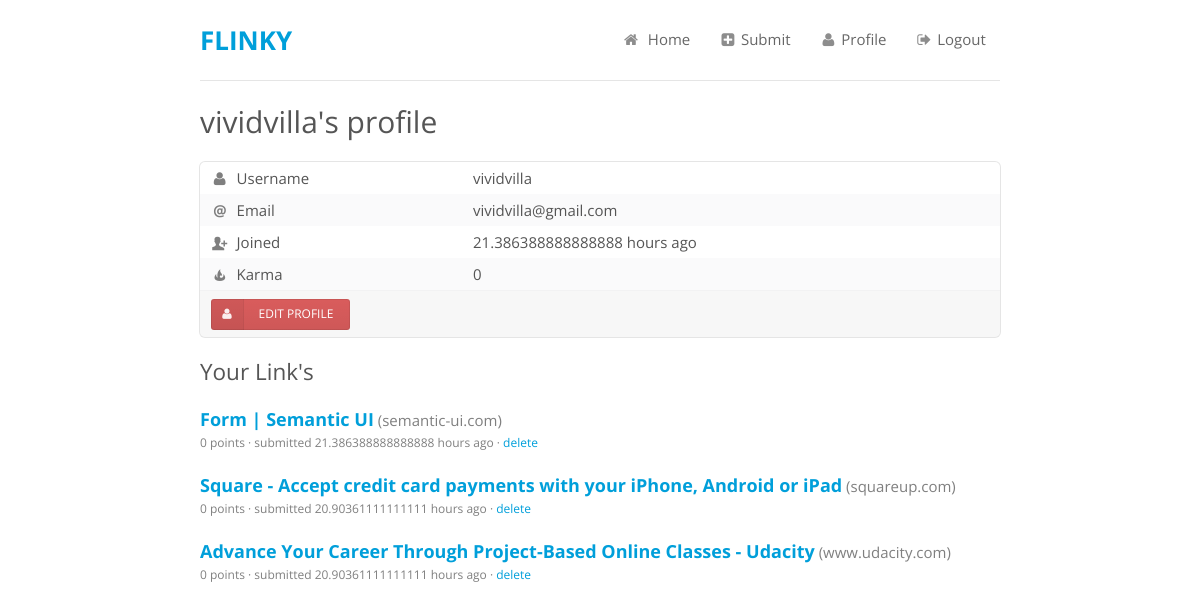
Page /profile/vividvilla/ (signed in) on the earlier database version.
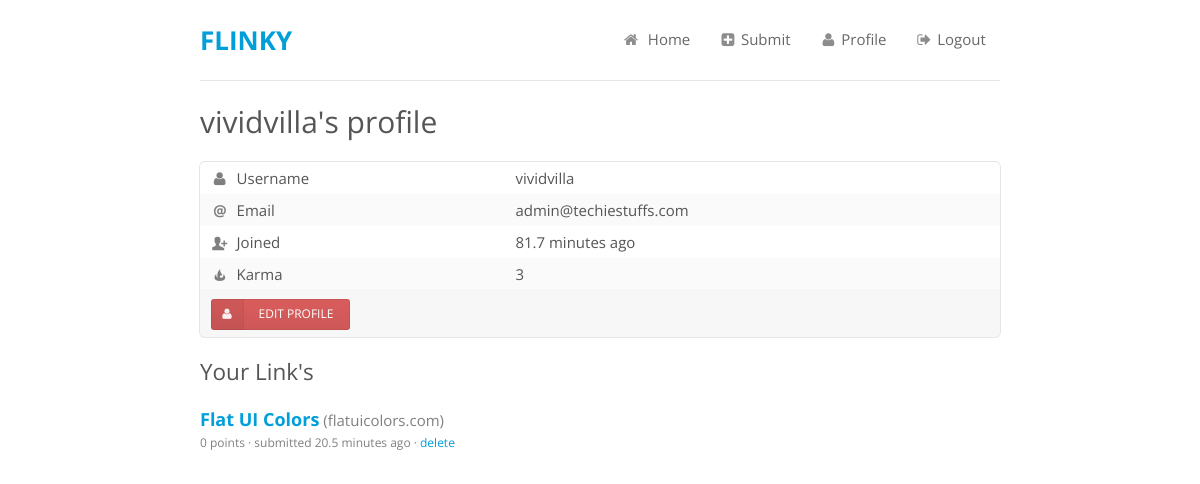
Same page on the later database version.
### flinky/models.py (models this page shows, shortened)
class User(db.Model):
    id = db.Column(db.Integer, primary_key = True)
    username = db.Column(db.String(80), unique = True)
    email = db.Column(db.String(80), unique = True)
    password = db.Column(db.Text)
    joined = db.Column(db.DateTime())
    karma = db.Column(db.Integer(), default = 0)

class Link(db.Model):
    id = db.Column(db.Integer, primary_key = True)
    link = db.Column(db.String(240), unique = True)
    title = db.Column(db.String(240))
    points = db.Column(db.Integer)
    domain = db.Column(db.String(240))
    submitted = db.Column(db.DateTime())
    user_id = db.Column(db.Integer, db.ForeignKey('user.id'))
    user = db.relationship('User', backref = 'link', uselist=False)
    upvotes = db.relationship('User', secondary=upvotes, backref=db.backref('upvoted', lazy='dynamic'))

### flinky/views/profile.py (the view)
@app.route('/profile/')
@app.route('/profile/<username>/')
def profile(username = None):
	if username:
		user = User.query.filter_by(username = username).first()
		links = Link.query.filter_by(user = user).all()
		return render_template('profile.html', user = user, joined = calc_time(user.joined), links = links)
	if session.get('logged_in'):
		return redirect(url_for('profile', username = session['logged_in']))
	return redirect(url_for('login'))

### flinky/__init__.py (called while the page is built)
@app.before_request
def set_session():
    session.modified = True

### flinky/utils.py (called while the page is built)
@app.template_filter('calc_time')
def calc_time(date):
	curr_date = datetime.now()
	diff = curr_date - date
	seconds = diff.seconds
	days = diff.days
	if days > 365:
		return "{} years".format(days/365)
	elif days > 30:
		return "{} months".format(days/30)
	elif days > 1:
		return "{} days".format(days)
	elif seconds > 7200:
		return "{} hours".format(seconds/3600)
	elif seconds > 120:
		return "{} minutes".format(seconds/60)
	else:
		return "{} seconds".format(seconds)

### flinky/templates/profile.html (shortened to what this page needs)
{% extends 'base.html' %}
{% block content %}
<h1>{{user.username}}'s profile</h1>
<table class="ui table segment">
  <tbody>
    <tr>
      <td><i class="user icon"></i> Username</td>
      <td>{{ user.username }}</td>
    </tr>
    {% if user.username == session.logged_in %}
    <tr>
      <td><i class="email basic icon"></i> Email</td>
      <td>{{ user.email }}</td>
    </tr>
    {% endif %}
    <tr>
      <td><i class="add user basic icon"></i> Joined</td>
      <td>{{ joined }} ago</td>
    </tr>
    <tr>
      <td><i class="fire basic icon"></i> Karma</td>
      <td>{{ user.karma }}</td>
    </tr>
  </tbody>
  {% if user.username == session.logged_in %}
  <tfoot>
    <tr>
    <th colspan="2">
      <a href="{{ url_for('profile_edit', username = user.username ) }}" class="mini ui red labeled icon button"><i class="user icon"></i> Edit Profile</div>
      {% endif %}
{% if user.username == session.logged_in %}
<h2>Your Link's</h2>
{% if links %}
{% for link in links %}
<div class="ui list">
	<div class="item">
		<div class="content">
			<a class="header links" href="{{ link.link }}" target="_blank">{{ link.title }}</a> <span class="description">({{ link.domain }})</span>
			<div class="description link-desc">{{ link.points }} points &middot; submitted {{ link.submitted | calc_time }} ago {% if session.logged_in == link.user.username %} &middot;
			<a href="{{ url_for('delete_link', linkid = link.id, prev = request.path ) }}">delete</a>{% endif %}</div>
		</div>
	</div>
</div>
{% endfor %}
{% else %}
<h4>No links submitted yet</h4>
{% endif %}
{% endif %}
{% endblock %}

Differences in the rows shown:
removed Link: title "Form | Semantic UI", domain "semantic-ui.com", points "0", submitted|calc_time "21.386388888888888 hours"
no longer on this page (row edited): Link: title "Square - Accept credit card payments with your iPhone, Android or iPad", domain "squareup.com", points "0", submitted|calc_time "20.90361111111111 hours"
no longer on this page (row edited): Link: title "Advance Your Career Through Project-Based Online Classes - Udacity", domain "www.udacity.com", points "0", submitted|calc_time "20.90361111111111 hours"
changed User "vividvilla": email "vividvilla@gmail.com" → "admin@techiestuffs.com"; karma "0" → "3"
added Link: title "Flat UI Colors", domain "flatuicolors.com", points "0", submitted|calc_time "20.5 minutes"
Other differences:
{{ joined }}: "21.386388888888888 hours" → "81.7 minutes"
